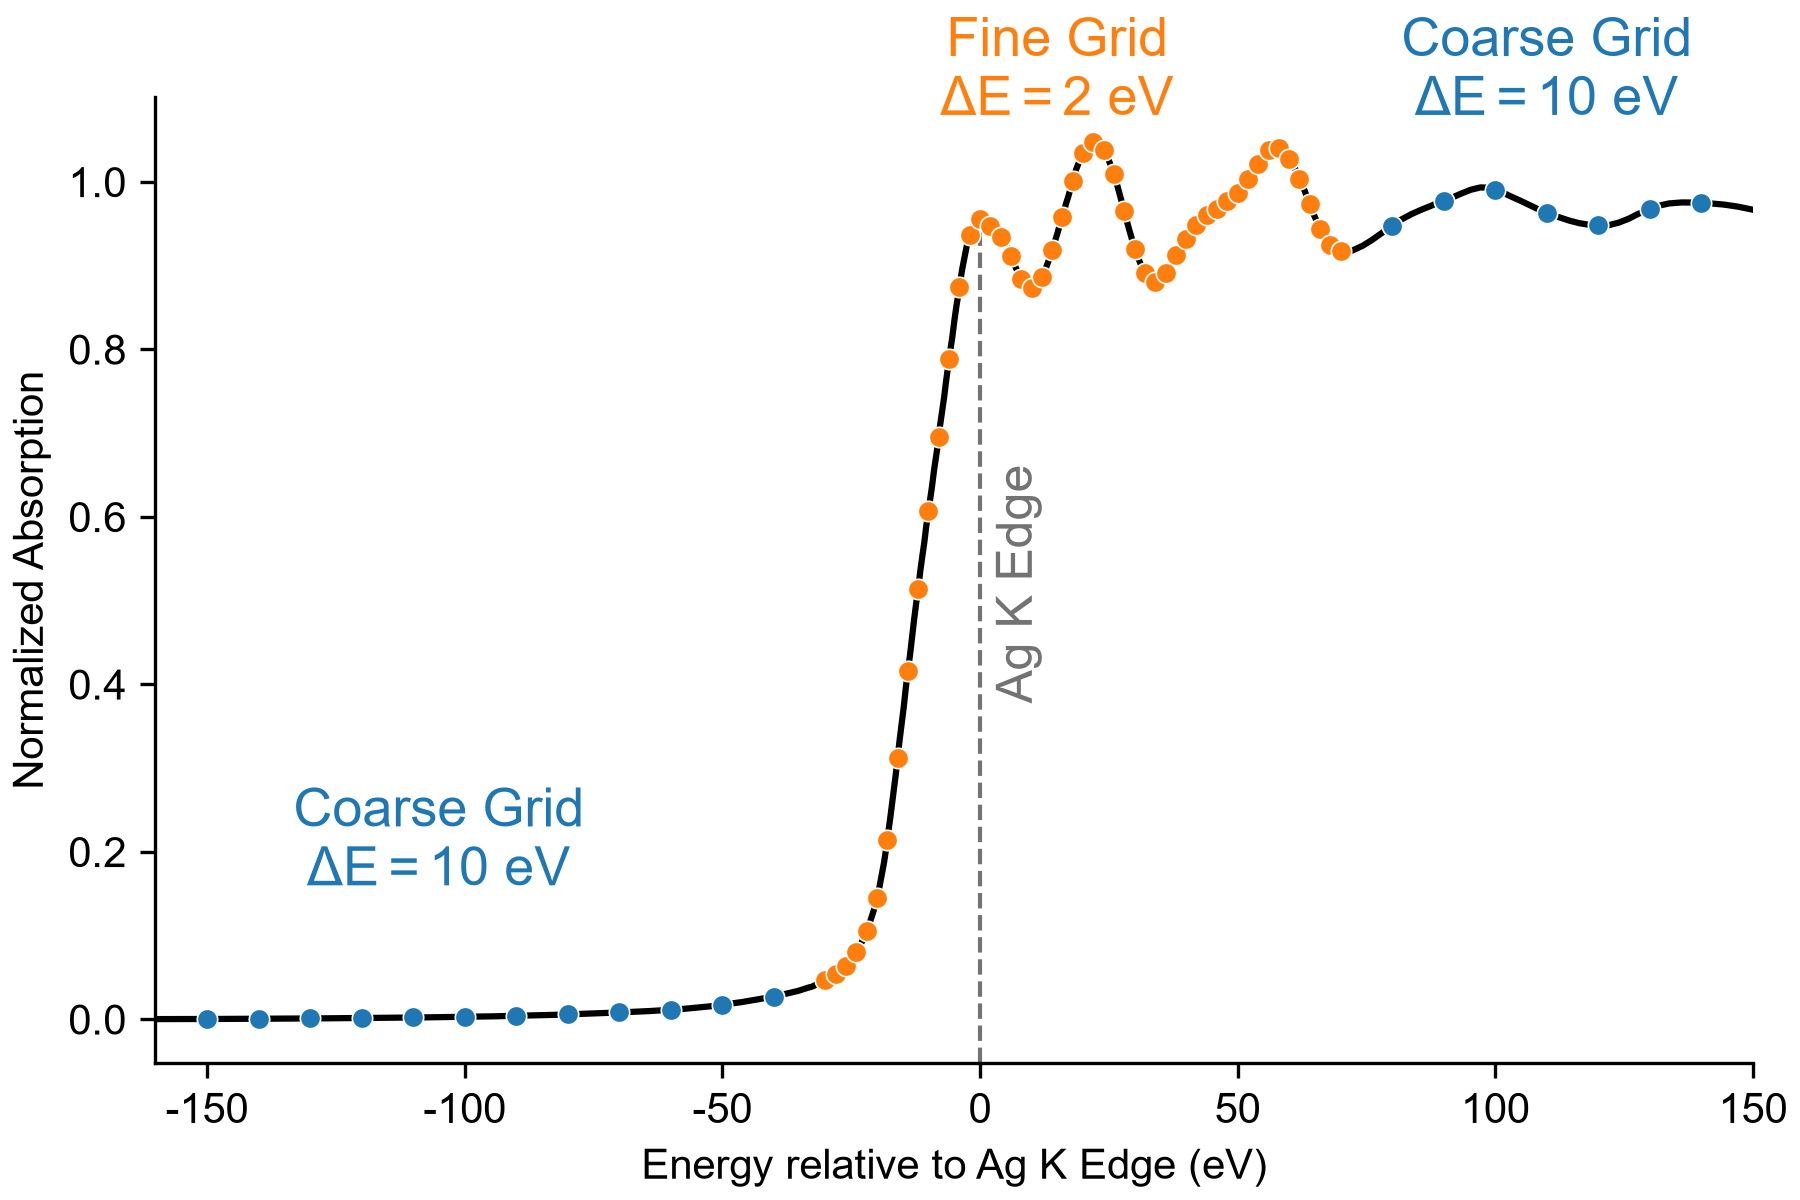

Generate this figure with Python:
#!/usr/bin/env python3
"""Plot the Ag foil K-edge reference and an illustrative sampling grid.

The reference is the normalized NIMS/SPring-8 Ag foil spectrum already
prepared in this directory (DOI: 10.48505/nims.1453). Markers are linearly
interpolated on that reference, not new measurements.
"""
from pathlib import Path
import argparse

import matplotlib.pyplot as plt
import numpy as np

HERE = Path(__file__).resolve().parent


def main():
    parser = argparse.ArgumentParser(
        description=__doc__, formatter_class=argparse.ArgumentDefaultsHelpFormatter
    )
    parser.add_argument('--data', type=Path, default=HERE / 'ag_foil_reference.dat',
                        help='Normalized reference spectrum: energy relative to E0 (eV), absorption')
    parser.add_argument('--output', type=Path, default=HERE / 's2_plot_XANES.png',
                        help='Output figure')
    parser.add_argument('--dpi', type=int, default=300, help='Output resolution')
    parser.add_argument('--figsize', type=float, nargs=2, default=(6, 4),
                        metavar=('WIDTH', 'HEIGHT'), help='Figure size in inches')
    parser.add_argument('--coarse-color', default='C0', help='Matplotlib color for the coarse grid')
    parser.add_argument('--fine-color', default='C1', help='Matplotlib color for the fine grid')
    args = parser.parse_args()

    if not np.isfinite(args.figsize).all() or any(size <= 0 for size in args.figsize):
        parser.error('--figsize requires two finite positive values')
    plt.rcParams.update({
        'font.family': 'Arial',
        'axes.unicode_minus': False,
        'svg.fonttype': 'none',
        'mathtext.fontset': 'custom',
        'mathtext.rm': 'Arial',
        'mathtext.it': 'Arial:italic',
        'mathtext.bf': 'Arial:bold',
    })

    energy, absorption = np.loadtxt(args.data, unpack=True)
    if (not np.isfinite(energy).all() or not np.isfinite(absorption).all()
            or not np.all(np.diff(energy) > 0)):
        raise ValueError('Reference energies must be finite and strictly increasing')

    pre = np.arange(-150, -39, 10)
    fine = np.arange(-30, 71, 2)
    post = np.arange(80, 141, 10)
    if energy[0] > pre[0] or energy[-1] < post[-1]:
        raise ValueError('Reference spectrum does not cover the sampling grid')

    fig, ax = plt.subplots(figsize=args.figsize, constrained_layout=True)
    ax.plot(energy, absorption, color='black', lw=1.5, label='Ag foil reference')
    for grid, color, label in ((np.concatenate((pre, post)), args.coarse_color, r'Coarse Grid ($\Delta E = 10$ eV)'),
                               (fine, args.fine_color, r'Fine Grid ($\Delta E = 2$ eV)')):
        ax.scatter(grid, np.interp(grid, energy, absorption), s=24, color=color,
                   edgecolors='white', linewidths=0.4, zorder=3, label=label)
    ax.set(xlim=(-160, 150), xlabel=r'Energy relative to Ag K Edge (eV)',
           ylabel='Normalized Absorption')
    ymin, ymax = ax.get_ylim()
    ax.set_ylim(ymin, ymax)
    ax.vlines(0, ymin, np.interp(0, energy, absorption), color='0.45',
              linestyles='--', lw=1)
    ax.spines[['top', 'right']].set_visible(False)
    ax.text(-105, 0.16, 'Coarse Grid\n' + r'$\Delta E = 10$ eV',
            color=args.coarse_color, fontsize=13, ha='center')
    ax.text(15, 1.08, 'Fine Grid\n' + r'$\Delta E = 2$ eV',
            color=args.fine_color, fontsize=13, ha='center')
    ax.text(3, 0.52, 'Ag K Edge', color='0.45', fontsize=12, rotation=90,
            va='center')
    ax.text(110, 1.08, 'Coarse Grid\n' + r'$\Delta E = 10$ eV',
            color=args.coarse_color, fontsize=13, ha='center')
    fig.savefig(args.output, dpi=args.dpi, facecolor='white')
    fig.savefig(args.output.with_suffix('.svg'), facecolor='white')
    print(f'Saved {args.output} and {args.output.with_suffix(".svg")}; {len(pre)} pre-edge, {len(fine)} fine and '
          f'{len(post)} post-edge points: {len(pre) + len(fine) + len(post)} energies.')
    plt.show()


if __name__ == '__main__':
    main()
